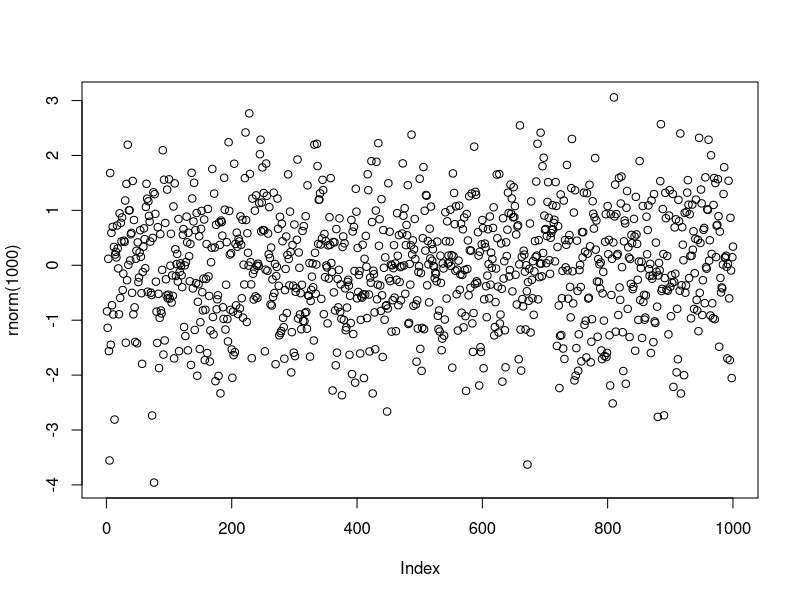
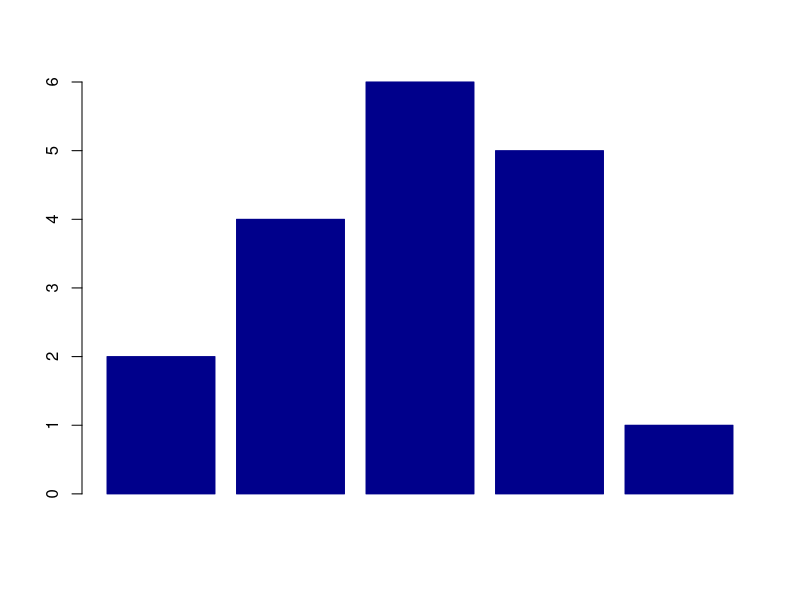

Recreate these plots in R, in order.
## ---- chunk 1
knitr::opts_chunk$set(echo = TRUE)
knitr::opts_chunk$set(dev = 'svg')
## ---- chunk 2

plot(rnorm(1000))

## ---- chunk 3

barplot(c(2,4,6,5,1), col="#00008B", border = "#00008B")

